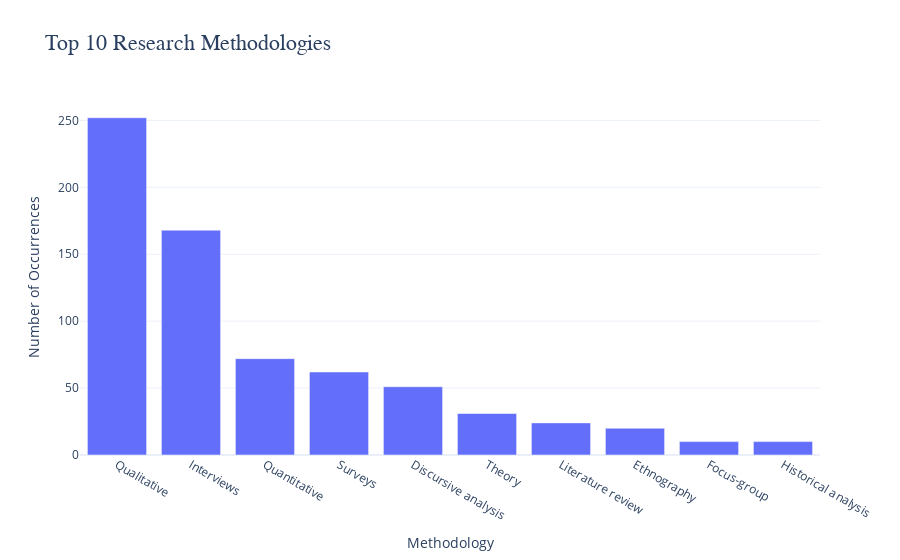

Here is the notebook cell this chart was saved with:
### Markdown cell above
Most Common Research Methodologies Used

### Code cell
# Select relevant columns
outputs = outputs[['Yr Presented', 'Methodologies']].dropna()
outputs.columns = ['Year', 'Methodologies']

# Split the methodologies by ";" without space, creating a new row for each methodology
methodologies_expanded = outputs.assign(Methodology=outputs['Methodologies'].str.split(';')).explode('Methodology')

# Strip any leading/trailing whitespace from methodologies
methodologies_expanded['Methodology'] = methodologies_expanded['Methodology'].str.strip()

# Count the occurrences of each methodology across all years
methodology_counts = methodologies_expanded['Methodology'].value_counts().reset_index()
methodology_counts.columns = ['Methodology', 'Count']

# Limit to the top 10 methodologies
top_10_methodologies = methodology_counts.head(10)

# Create a bar graph of the top 10 methodologies in descending order
fig = px.bar(
    top_10_methodologies,
    x='Methodology',
    y='Count',
    title="Top 10 Research Methodologies",
    labels={'Count': 'Number of Occurrences', 'Methodology': 'Methodology'},
)

# Sort bars in descending order
fig.update_layout(
    xaxis={'categoryorder': 'total descending'},
    xaxis_title="Methodology",
    yaxis_title="Number of Occurrences",
    title_font=dict(size=22, family='Arial'),
    template='plotly_white',
)

# Show the plot
fig.show()

### Figure 1 — Plotly figure (JSON) as saved in the notebook; plotly's stock layout.template omitted (floating-point values rounded to 4 significant figures)
{"data": [{"alignmentgroup": "True", "hovertemplate": "Methodology=%{x}<br>Number of Occurrences=%{y}<extra></extra>", "legendgroup": "", "marker": {"color": "#636efa", "pattern": {"shape": ""}}, "name": "", "offsetgroup": "", "orientation": "v", "showlegend": false, "textposition": "auto", "type": "bar", "x": ["Qualitative", "Interviews", "Quantitative", "Surveys", "Discursive analysis", "Theory", "Literature review", "Ethnography", "Focus-group", "Historical analysis"], "xaxis": "x", "y": [252, 168, 72, 62, 51, 31, 24, 20, 10, 10], "yaxis": "y"}], "layout": {"barmode": "relative", "legend": {"tracegroupgap": 0}, "title": {"font": {"family": "Arial", "size": 22}, "text": "Top 10 Research Methodologies"}, "xaxis": {"anchor": "y", "categoryorder": "total descending", "domain": [0, 1], "title": {"text": "Methodology"}}, "yaxis": {"anchor": "x", "domain": [0, 1], "title": {"text": "Number of Occurrences"}}}}
